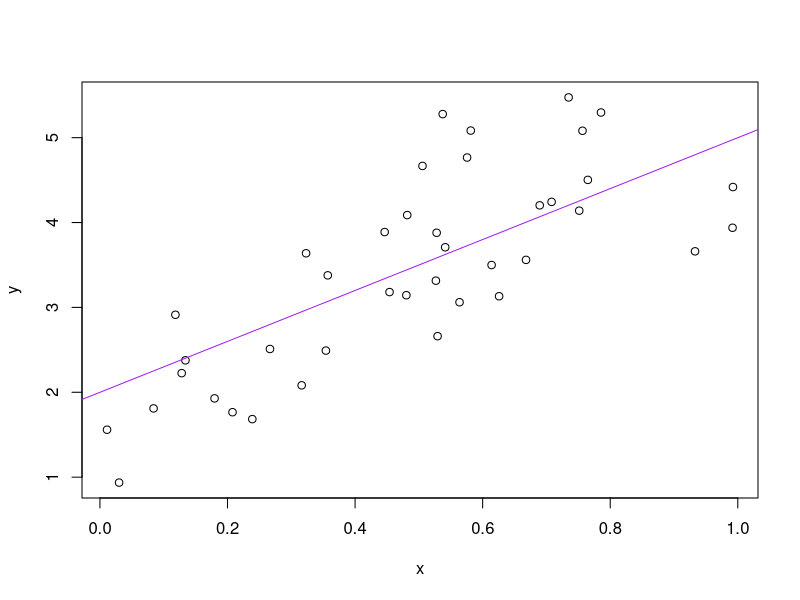

This chart was generated by the following R code:
a <- 2
b <- 3
sig_sq <- 0.5
x <- runif(40);
y<-a+b*x+rnorm(40, sd=sqrt(sig_sq));
(avgX <- mean(x));
plot(x,y)
abline(a,b,col="purple")
